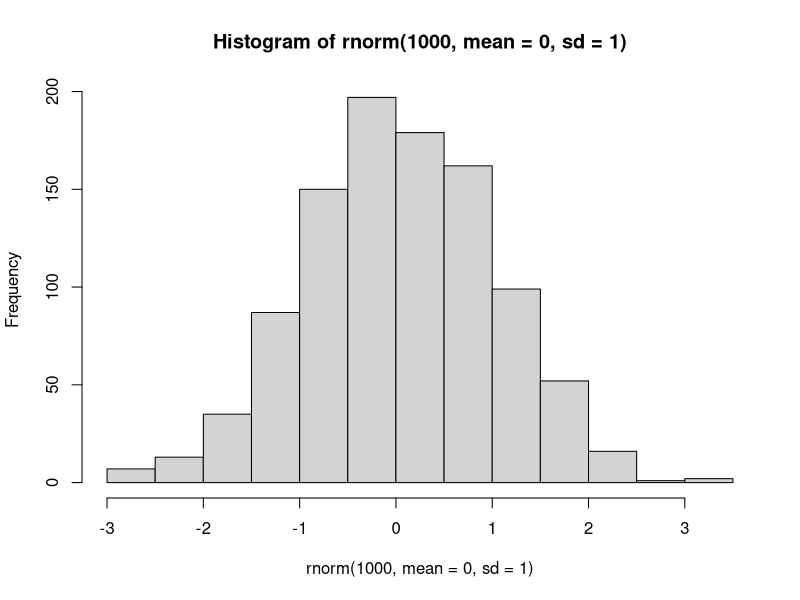
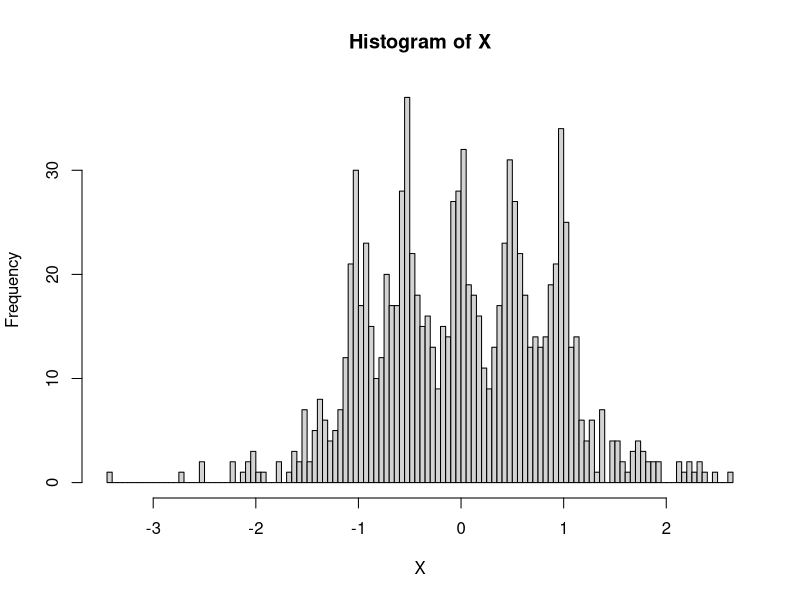
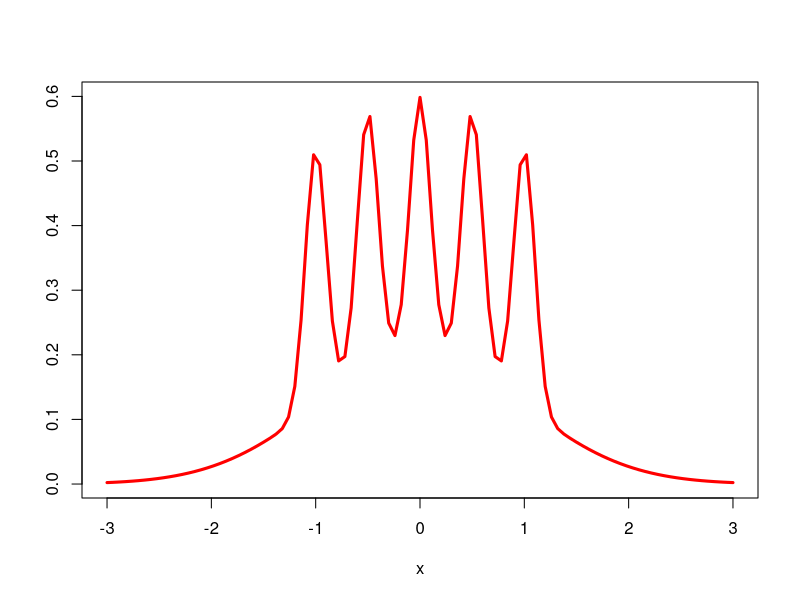
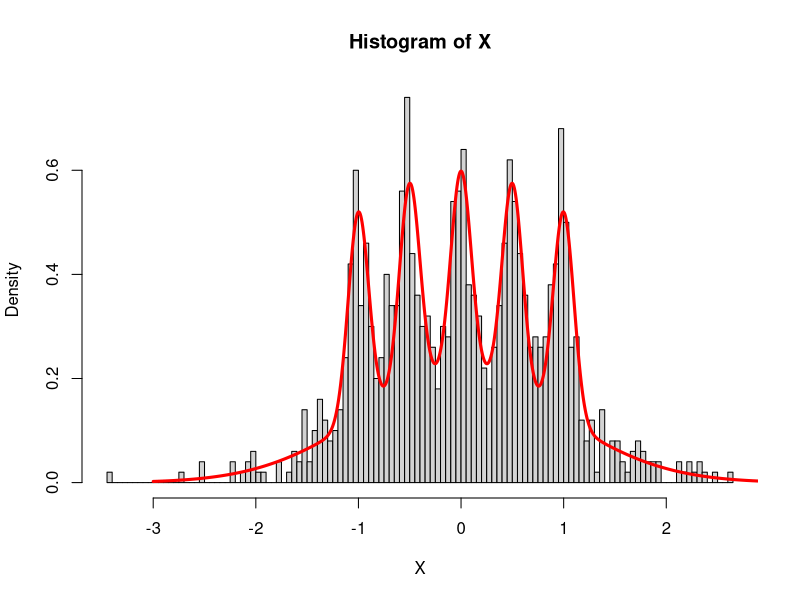
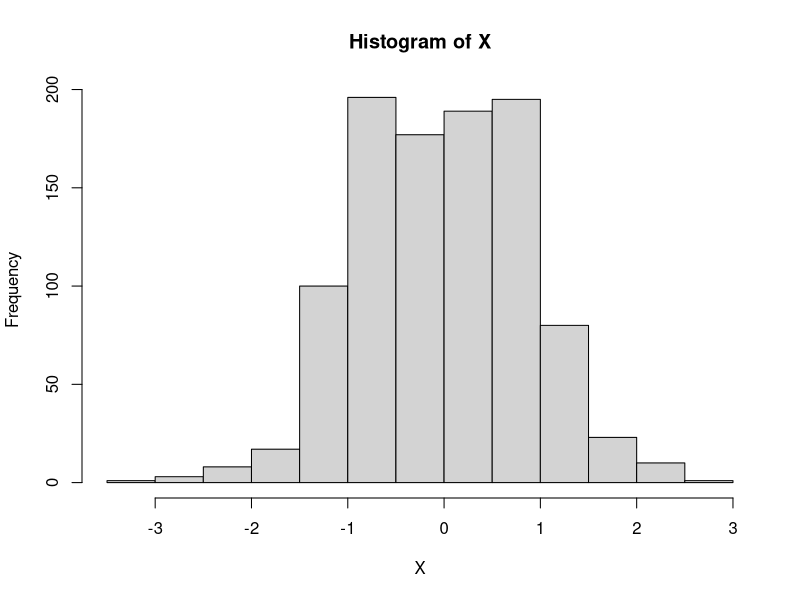
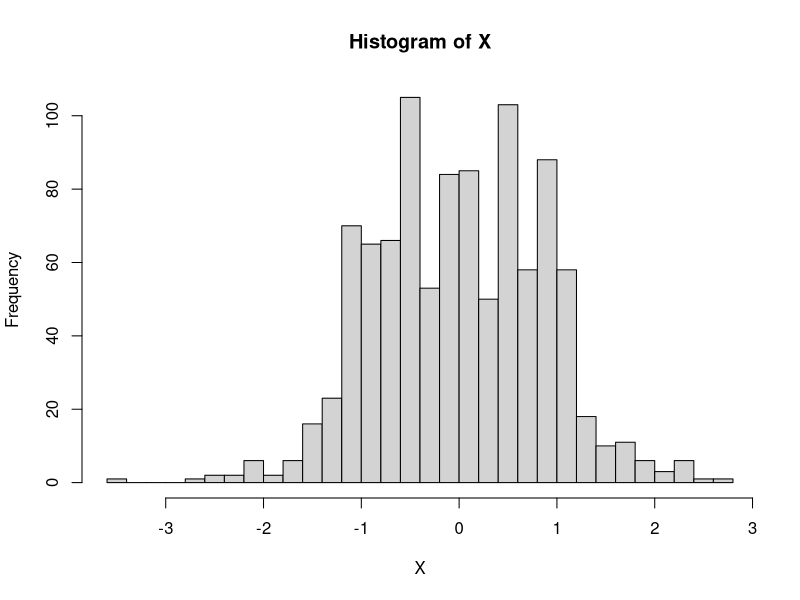

Reproduce these figures in R, in order.
hist(rnorm(1000, mean=0, sd=1))
N=1000
N
xi=sample(0:5,size=N,replace=TRUE, prob = c(rep(0.1,5),0.5))
table(xi)
m=c(-1,-1/2,0,1/2,1,0)
s=c(rep(0.1,5),1)
X=rep(0,N)
for (j in (1:N)){
  X[j]=rnorm(1, mean=m[xi[j]+1], sd=s[xi[j]+1])
}
hist(X, breaks=100)

p=function(x){
  y=dnorm(x)/2
  for (j in (0:4)){
    y=y+dnorm(x,mean=m[j+1],sd=0.1)/10
  }
  return(y)
}
plot(p,xlim=c(-3,3),col="red",ylab="",lwd=3)

hist(X, breaks=100, freq=FALSE)
u=seq(length=N, from=-3, to=3)
points(u,sapply(u,p),type="l", col="red",lwd=3)

H=hist(X, breaks="Scott")
(max(X)-min(X))/(0.1*3.5*sd(X))
pretty(X,22)
hist(X, breaks="FD")
